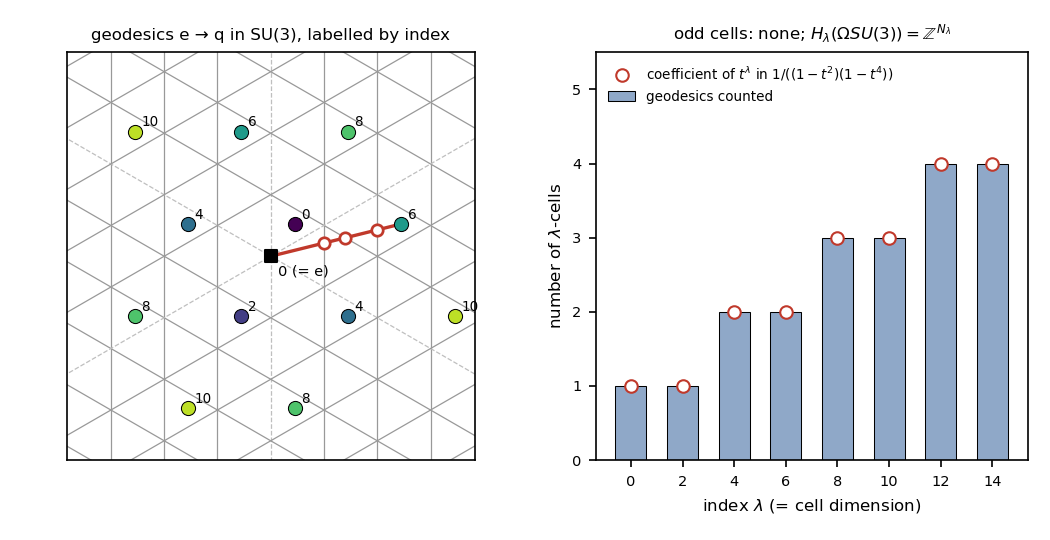

Reproduce this figure in Python.
"""Figure for Chapter 12: the geodesics of SU(3) from the identity to a regular element.

The maximal torus of SU(3) has Lie algebra t = {diag(i th1, i th2, i th3) : th1+th2+th3 = 0},
drawn here in orthonormal coordinates for the bi-invariant metric <X,Y> = -trace(XY).
For a regular element q = exp(H), the geodesics from e to q are t -> exp(tX) with
X in H + 2*pi*Gamma (Gamma = integer vectors with sum 0).  By Theorem 20.5 / 21.7 the
index of such a geodesic is 2 * sum_{j<k} floor(|th_j - th_k| / 2 pi): twice the number
of walls {th_j - th_k = 2 pi m, m != 0} crossed by the segment from 0 to X.

Writes fig12-su3.png (150 dpi, 7 inches wide).
"""
import math
import matplotlib
matplotlib.use("Agg")
import matplotlib.pyplot as plt
import numpy as np

TWO_PI = 2 * math.pi
E1 = np.array([1.0, -1.0, 0.0]) / math.sqrt(2)
E2 = np.array([1.0, 1.0, -2.0]) / math.sqrt(6)
PAIRS = [(0, 1), (0, 2), (1, 2)]


def to_xy(theta):
    theta = np.asarray(theta, dtype=float)
    return float(theta @ E1), float(theta @ E2)


def index_of(theta):
    lam = 0
    for j, k in PAIRS:
        lam += 2 * math.floor(abs(theta[j] - theta[k]) / TWO_PI)
    return lam


def crossings(theta):
    """Parameters t in (0,1) at which exp(tX) meets a conjugate point."""
    ts = []
    for j, k in PAIRS:
        a = abs(theta[j] - theta[k])
        m = 1
        while TWO_PI * m < a:
            ts.append(TWO_PI * m / a)
            m += 1
    return sorted(ts)


H = np.array([0.4, -0.05, -0.35]) * TWO_PI  # a regular element in the fundamental alcove
R = 17.0  # half-width of the plotted window
MAXLAM = 10

fig, (ax, bx) = plt.subplots(1, 2, figsize=(7.0, 3.6), gridspec_kw={"width_ratios": [1.15, 1.0]})

# Walls: th_j - th_k = 2 pi m.  In (x, y) coordinates the three roots are these linear forms.
roots = [np.array([math.sqrt(2), 0.0]),
         np.array([1 / math.sqrt(2), math.sqrt(6) / 2]),
         np.array([-1 / math.sqrt(2), math.sqrt(6) / 2])]
s = np.linspace(-2 * R, 2 * R, 2)
for a in roots:
    n = a / np.linalg.norm(a)          # unit normal
    tdir = np.array([-n[1], n[0]])    # direction of the line
    for m in range(-6, 7):
        c = TWO_PI * m / np.linalg.norm(a)   # signed distance of the line from 0
        p0 = c * n
        pts = np.array([p0 + u * tdir for u in s])
        if m == 0:
            ax.plot(pts[:, 0], pts[:, 1], color="0.75", lw=0.6, ls="--", zorder=1)
        else:
            ax.plot(pts[:, 0], pts[:, 1], color="0.6", lw=0.6, zorder=1)

cmap = plt.get_cmap("viridis")
colors = {lam: cmap(lam / MAXLAM * 0.9) for lam in range(0, MAXLAM + 1, 2)}
count = {lam: 0 for lam in range(0, 40, 2)}
lattice = []
for n1 in range(-8, 9):
    for n2 in range(-8, 9):
        n3 = -n1 - n2
        th = H + TWO_PI * np.array([n1, n2, n3])
        lam = index_of(th)
        count[lam] = count.get(lam, 0) + 1
        x, y = to_xy(th)
        lattice.append((x, y, lam, th))
for x, y, lam, th in lattice:
    if lam <= MAXLAM and abs(x) < R and abs(y) < R:
        ax.scatter([x], [y], s=46, color=colors[lam], edgecolor="black", lw=0.5, zorder=3)
        ax.text(x + 0.55, y + 0.45, str(lam), fontsize=6.5, zorder=4)

# Highlight one geodesic of index 6 and its conjugate points.
th_sel = H + TWO_PI * np.array([1, -1, 0])
xs, ys = to_xy(th_sel)
ax.plot([0, xs], [0, ys], color="#c0392b", lw=1.6, zorder=2)
for t in crossings(th_sel):
    ax.scatter([t * xs], [t * ys], s=30, facecolor="white", edgecolor="#c0392b", lw=1.3, zorder=5)
ax.scatter([0], [0], marker="s", s=36, color="black", zorder=5)
ax.text(0.6, -1.6, "0 (= e)", fontsize=7)
ax.set_xlim(-R, R)
ax.set_ylim(-R, R)
ax.set_aspect("equal")
ax.set_xticks([])
ax.set_yticks([])
ax.set_title("geodesics e → q in SU(3), labelled by index", fontsize=8)

# Right panel: number of geodesics of each index versus 1/((1-t^2)(1-t^4)).
ms = list(range(0, 8))
observed = [count.get(2 * m, 0) for m in ms]
predicted = [m // 2 + 1 for m in ms]
bx.bar([2 * m for m in ms], observed, width=1.2, color="#8fa8c8",
       edgecolor="black", lw=0.5, label="geodesics counted")
bx.plot([2 * m for m in ms], predicted, "o", mfc="white", mec="#c0392b", ms=6,
        label="coefficient of $t^{\\lambda}$ in $1/((1-t^2)(1-t^4))$")
bx.set_xticks([2 * m for m in ms])
bx.set_xlabel("index $\\lambda$ (= cell dimension)", fontsize=8)
bx.set_ylabel("number of $\\lambda$-cells", fontsize=8)
bx.set_ylim(0, 5.5)
bx.tick_params(labelsize=7)
bx.legend(fontsize=6.5, loc="upper left", frameon=False)
bx.set_title("odd cells: none; $H_{\\lambda}(\\Omega SU(3))=\\mathbb{Z}^{N_\\lambda}$", fontsize=8)

fig.tight_layout()
fig.savefig("fig12-su3.png", dpi=150)
print("observed counts by index 0,2,4,...:", observed)
